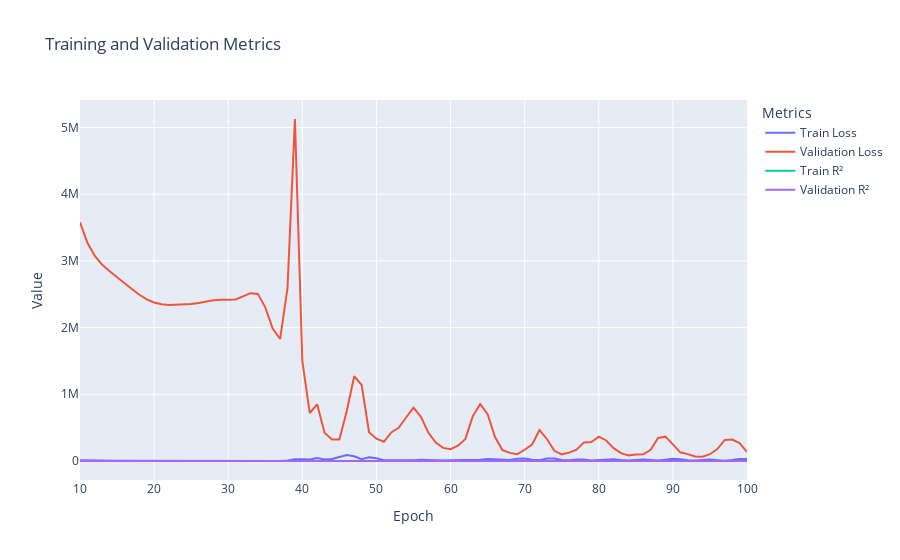

The code cell stored with this chart in its notebook:
### Code cell
import pandas as pd
import plotly.express as px
import plotly.graph_objects as go

# 读取 CSV 文件
log_file_path = '/teamspace/studios/this_studio/KAN_Stocks/KAN_logs/logs_1/training_log.csv'
df = pd.read_csv(log_file_path)

# 找到第十轮的索引
tenth_round_index = df[df['epoch'] == 10].index[0]

# 创建交互式图表
fig = go.Figure()

# 添加训练损失曲线
fig.add_trace(go.Scatter(x=df.iloc[tenth_round_index:]['epoch'], y=df.iloc[tenth_round_index:]['train_loss'], mode='lines', name='Train Loss'))

# 添加验证损失曲线
fig.add_trace(go.Scatter(x=df.iloc[tenth_round_index:]['epoch'], y=df.iloc[tenth_round_index:]['val_loss'], mode='lines', name='Validation Loss'))

# 添加训练 R² 曲线
fig.add_trace(go.Scatter(x=df.iloc[tenth_round_index:]['epoch'], y=df.iloc[tenth_round_index:]['train_r2'], mode='lines', name='Train R²'))

# 添加验证 R² 曲线
fig.add_trace(go.Scatter(x=df.iloc[tenth_round_index:]['epoch'], y=df.iloc[tenth_round_index:]['val_r2'], mode='lines', name='Validation R²'))

# 更新布局
fig.update_layout(
    title='Training and Validation Metrics',
    xaxis_title='Epoch',
    yaxis_title='Value',
    legend_title='Metrics',
    hovermode='x unified'
)

# 显示图表
fig.show()
